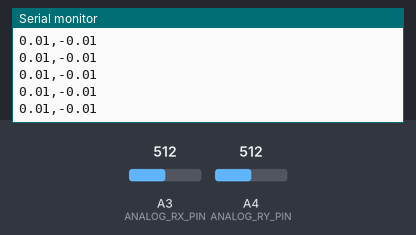
This program was run on a simulated Arduino Uno, built with avr-gcc and run on an emulated ATmega328P. Parts: the last lines printed to the serial monitor. The test bench sets the inputs (shaded band); at power-on: A3 (ANALOG_RX_PIN) = 512, A4 (ANALOG_RY_PIN) = 512.

Above: at 4.2 s.
4.3 s: A3 (ANALOG_RX_PIN) set to 716
At 4.32 s:
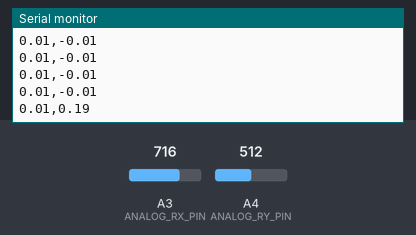
5.8 s: A4 (ANALOG_RY_PIN) set to 716
At 5.83 s:
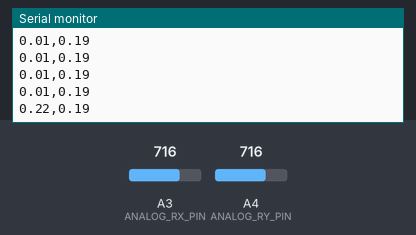
7.3 s: A3 (ANALOG_RX_PIN) set to 900
At 7.34 s:
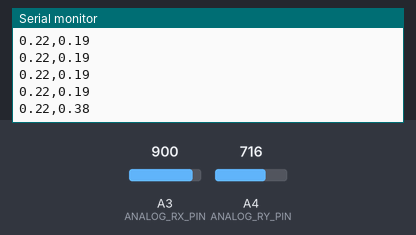
8.8 s: A4 (ANALOG_RY_PIN) set to 900
At 8.85 s:
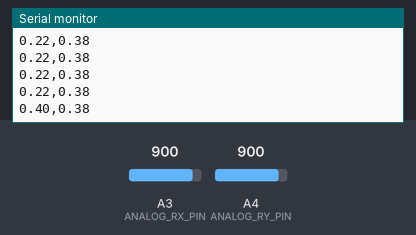
Timing chart, 0 to 11.3 s (numbered marks = the images above; inputs shaded):
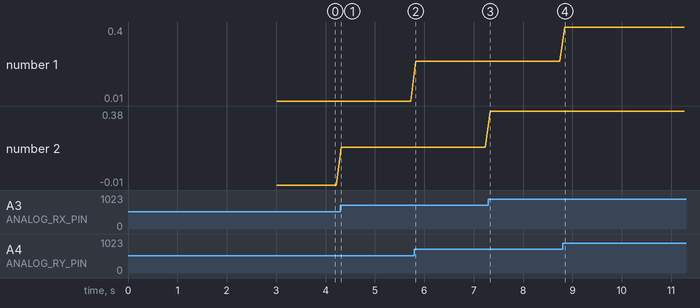

Measured:
- after the input at 4.3 s, the serial monitor: prints a new line at once (image 1)
- after the input at 5.8 s, the serial monitor: prints a new line at once (image 2)
- after the input at 7.3 s, the serial monitor: prints a new line at once (image 3)
- after the input at 8.8 s, the serial monitor: prints a new line after 0.05 s (image 4)
- plotted number 1: 0.01 → 0.22 after the input at 5.8 s, 0.22 → 0.4 after the input at 8.8 s
- plotted number 2: -0.01 → 0.19 after the input at 4.3 s, 0.19 → 0.38 after the input at 7.3 s

The program:

main.cpp
```cpp
#include <Arduino.h>
#include "main.h"
#include "controller.h"

JoystickOutput joystick;
RobotSpeed robotSpeedReference;
String serialData;

int calSamples = 30;
int calRx = 0;
int calRy = 0;

void setup() {
  Serial.begin(9600);
  pinMode(INPUT, SW_PIN);

  // Calibrate joystick
  for(int i=0; i<calSamples; i++) {
    calRx += analogRead(ANALOG_RX_PIN);
    calRy += analogRead(ANALOG_RY_PIN);

    delay(100);
  }

  calRx = (calRx / calSamples) - 512;
  calRy = (calRy / calSamples) - 512;
}

void loop() {
  // read analog X and Y analog values
  joystick.x = analogRead(ANALOG_RX_PIN) - calRx;
  joystick.y = analogRead(ANALOG_RY_PIN) - calRy;

  joystick2robotSpeed(&joystick, &robotSpeedReference);

  // serialData = String(joystick.x) + "," + String(joystick.y);
  serialData = String(robotSpeedReference.v) + "," + String(robotSpeedReference.w);
  Serial.println(serialData);

  delay(100);

}
```

controller.h
```cpp
#ifndef _CONTROLLER_H_
#define _CONTROLLER_H_

typedef struct JoystickOutput {
    unsigned int x;
    unsigned int y;
} JoystickOutput;

typedef struct RobotSpeed {
    float v;
    float w;
} RobotSpeed;


void joystick2robotSpeed(JoystickOutput *joystick, RobotSpeed *robotSpeed);

#endif // _CONTROLLER_H_
```

h_bridge.h
```cpp
#ifndef _H_BRIDGE_H_
#define _H_BRIDGE_H_

#include "pwm.h"
#include "kinematics.h"

typedef struct HBridge
{
    float leftBridge;
    float rightBridge;
} HBridge;

void pwm2voltage(PwmValue *pwm, HBridge *voltage, RobotInfo *robotInfo);

#endif // _H_BRIDGE_H_
```

kinematics.h
```cpp
#ifndef _KINEMATICS_H_
#define _KINEMATICS_H_

#include "controller.h"

typedef struct MotorSpeed {
    float leftMotor;
    float rightMotor;
} MotorSpeed;

typedef struct RobotInfo {
    float R;
    float L;
    float Vin;
} RobotInfo;


void robotSpeed2motorSpeed(RobotSpeed *robotSpeed, MotorSpeed *MotorSpeed, RobotInfo *robotInfo);

#endif // _KINEMATICS_H_
```

main.h
```cpp
# ifndef _MAIN_H_
#define _MAIN_H_

#define ANALOG_RX_PIN A3
#define ANALOG_RY_PIN A4
#define SW_PIN 2

#endif // _MAIN_H_
```

pwm.h
```cpp
#ifndef _PWM_H_
#define _PWM_H_

#include "kinematics.h"

typedef struct PwmValue {
    struct Bridge {
        signed char dir;
        float dt;
    };

    struct Bridge leftBridge;
    struct Bridge rightBridge;
} PwmValue;

void motorSpeed2pwm(MotorSpeed *motorSpeed, PwmValue *pwm);

#endif // _PWM_H_
```

controller.cpp
```cpp
#include <math.h>
#include "controller.h"

void joystick2robotSpeed(JoystickOutput *joystick, RobotSpeed *robotSpeed) {
    robotSpeed->v = 0.0010 * joystick->y - 0.5000;
    robotSpeed->w = 0.0010 * joystick->x - 0.5236;

    if (fabs(robotSpeed->v) <= 0.01) {
        robotSpeed->v = 0.;
    }
    if (fabs(robotSpeed->w) <= 0.01) {
        robotSpeed->w = 0.;
    }
}
```

h_bridge.cpp
```cpp
#include "h_bridge.h"

void pwm2voltage(PwmValue *pwm, HBridge *voltage, RobotInfo *robotInfo) {
    voltage->leftBridge = pwm->leftBridge.dir * pwm->leftBridge.dt * robotInfo->Vin;
    voltage->rightBridge = pwm->rightBridge.dir * pwm->rightBridge.dt * robotInfo->Vin;
}
```

kinematics.cpp
```cpp
#include "kinematics.h"

void robotSpeed2motorSpeed(RobotSpeed *robotSpeed, MotorSpeed *motorSpeed, RobotInfo *robotInfo) {
    motorSpeed->leftMotor = (1/robotInfo->R) * robotSpeed->v - (robotInfo->L/(2*robotInfo->R)) * robotSpeed->w;
    motorSpeed->rightMotor = (1/robotInfo->R) * robotSpeed->v + (robotInfo->L/(2*robotInfo->R)) * robotSpeed->w;
}
```

pwm.cpp
```cpp
#include <math.h>
#include "pwm.h"

void motorSpeed2pwm(MotorSpeed *motorSpeed, PwmValue *pwm) {
    if (motorSpeed->leftMotor > 0) {
        pwm->leftBridge.dir = 1;
    } else {
        pwm->leftBridge.dir = -1;
    }

    if (motorSpeed->rightMotor > 0) {
        pwm->rightBridge.dir = 1;
    } else {
        pwm->rightBridge.dir = -1;
    }

    pwm->leftBridge.dt = 2.0695 * fabs(motorSpeed->leftMotor);
    pwm->rightBridge.dt = 2.0695 * fabs(motorSpeed->rightMotor);

    if (pwm->leftBridge.dt > 1) {
        pwm->leftBridge.dt = 1;
    } else if (pwm->leftBridge.dt < 0) {
        pwm->leftBridge.dt = 0;
    }

    if (pwm->rightBridge.dt > 1) {
        pwm->rightBridge.dt = 1;
    } else if (pwm->rightBridge.dt < 0) {
        pwm->rightBridge.dt = 0;
    }
}
```
